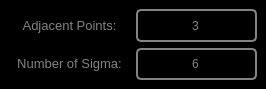
<?xml version="1.0" encoding="UTF-8"?>
<ui version="4.0">
 <class>MainWindow</class>
 <widget class="QMainWindow" name="MainWindow">
  <property name="geometry">
   <rect>
    <x>0</x>
    <y>0</y>
    <width>266</width>
    <height>89</height>
   </rect>
  </property>
  <property name="windowTitle">
   <string>Despike Setting</string>
  </property>
  <property name="windowIcon">
   <iconset resource="../../Resources/nSOTScannerResources.qrc">
    <normaloff>:/nSOTScanner/Pictures/jj_schema.svg</normaloff>:/nSOTScanner/Pictures/jj_schema.svg</iconset>
  </property>
  <widget class="QWidget" name="centralwidget">
   <property name="styleSheet">
    <string notr="true">#centralwidget
{
background-color: rgb(0, 0, 0);
}</string>
   </property>
   <layout class="QGridLayout" name="gridLayout" rowstretch="1,1" columnstretch="1,1,1,1">
    <item row="1" column="2" colspan="2">
     <widget class="QLineEdit" name="lineEdit_NumberofSigma">
      <property name="sizePolicy">
       <sizepolicy hsizetype="Expanding" vsizetype="Preferred">
        <horstretch>0</horstretch>
        <verstretch>0</verstretch>
       </sizepolicy>
      </property>
      <property name="minimumSize">
       <size>
        <width>120</width>
        <height>0</height>
       </size>
      </property>
      <property name="styleSheet">
       <string notr="true">QLineEdit#lineEdit_NumberofSigma{
color: rgb(131,131,131);
background-color:rgb(0,0,0);
border: 2px solid  rgb(131,131,131);
border-radius: 5px
}</string>
      </property>
      <property name="text">
       <string>6</string>
      </property>
      <property name="alignment">
       <set>Qt::AlignCenter</set>
      </property>
     </widget>
    </item>
    <item row="0" column="2" colspan="2">
     <widget class="QLineEdit" name="lineEdit_AdjacentPoints">
      <property name="sizePolicy">
       <sizepolicy hsizetype="Expanding" vsizetype="Preferred">
        <horstretch>0</horstretch>
        <verstretch>0</verstretch>
       </sizepolicy>
      </property>
      <property name="minimumSize">
       <size>
        <width>120</width>
        <height>0</height>
       </size>
      </property>
      <property name="styleSheet">
       <string notr="true">QLineEdit#lineEdit_AdjacentPoints{
color: rgb(131,131,131);
background-color:rgb(0,0,0);
border: 2px solid  rgb(131,131,131);
border-radius: 5px
}</string>
      </property>
      <property name="text">
       <string>3</string>
      </property>
      <property name="alignment">
       <set>Qt::AlignCenter</set>
      </property>
     </widget>
    </item>
    <item row="0" column="0" colspan="2">
     <widget class="QLabel" name="label_AdjacentPoints">
      <property name="minimumSize">
       <size>
        <width>120</width>
        <height>0</height>
       </size>
      </property>
      <property name="text">
       <string>&lt;html&gt;&lt;head/&gt;&lt;body&gt;&lt;p&gt;&lt;span style=&quot; font-size:10pt; color:#838383;&quot;&gt;Adjacent Points:&lt;/span&gt;&lt;/p&gt;&lt;/body&gt;&lt;/html&gt;</string>
      </property>
      <property name="alignment">
       <set>Qt::AlignCenter</set>
      </property>
     </widget>
    </item>
    <item row="1" column="0" colspan="2">
     <widget class="QLabel" name="label_XPoints_2">
      <property name="minimumSize">
       <size>
        <width>120</width>
        <height>0</height>
       </size>
      </property>
      <property name="text">
       <string>&lt;html&gt;&lt;head/&gt;&lt;body&gt;&lt;p&gt;&lt;span style=&quot; font-size:10pt; color:#838383;&quot;&gt;Number of Sigma:&lt;/span&gt;&lt;/p&gt;&lt;/body&gt;&lt;/html&gt;</string>
      </property>
      <property name="alignment">
       <set>Qt::AlignCenter</set>
      </property>
     </widget>
    </item>
   </layout>
  </widget>
 </widget>
 <resources>
  <include location="../../Resources/nSOTScannerResources.qrc"/>
 </resources>
 <connections/>
</ui>
